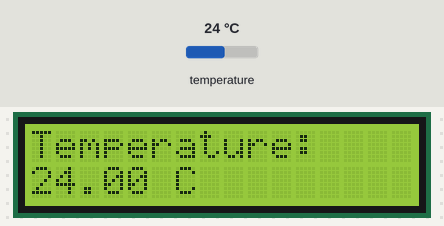
The sketch below on a simulated Arduino Uno, built with avr-gcc and run on an emulated ATmega328P. Shown: 16×2 character LCD. The test bench sets the inputs (shaded band); at power-on: temperature 24 °C.

Above: at 1.2 s.
1.3 s: temperature set to 12 °C
At 3.0 s:
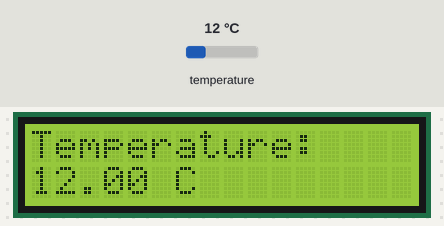
4.1 s: temperature set to 19 °C
At 5.0 s:
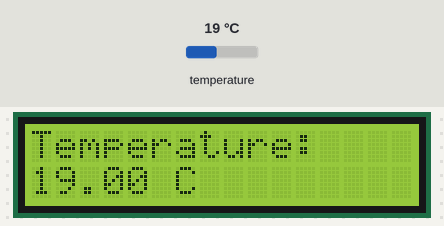
6.6 s: temperature set to 28 °C
At 9.1 s:
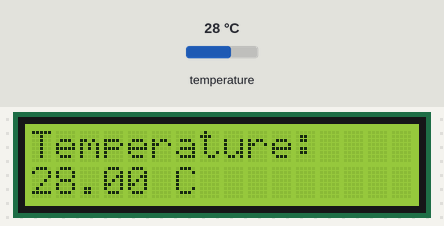
Timing chart, 0 to 10.6 s (numbered marks = the images above; inputs shaded):
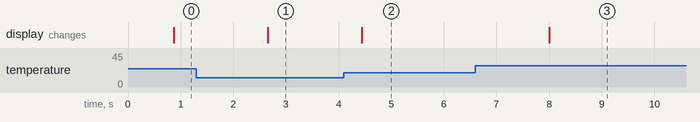

Measured:
- after the input at 1.3 s, the display: changes after 1.4 s (image 1)
- after the input at 4.1 s, the display: changes after 0.34 s (image 2)
- after the input at 6.6 s, the display: changes after 1.4 s (image 3)

The sketch:

APS112Thermo.ino
```cpp
#include <DallasTemperature.h>
#include <OneWire.h>
#include <LiquidCrystal_I2C.h>


LiquidCrystal_I2C lcd(0x27, 16, 2);
OneWire oneWire(5);
DallasTemperature sensors(&oneWire);

float Celcius = 0;
void setup(void)
{
  Serial.begin(9600);
  sensors.begin();

  lcd.init();
  lcd.backlight();

  lcd.clear();
  lcd.setCursor(0,0);
}

void loop(void)
{
  sensors.requestTemperatures();
  Celcius = sensors.getTempCByIndex(0);

  lcd.setCursor(0,0);
  lcd.print("Temperature: ");
  lcd.setCursor(0,1);
  lcd.print(Celcius);
  lcd.setCursor(6,1);
  lcd.print("C");

  delay(1000);
}
```
